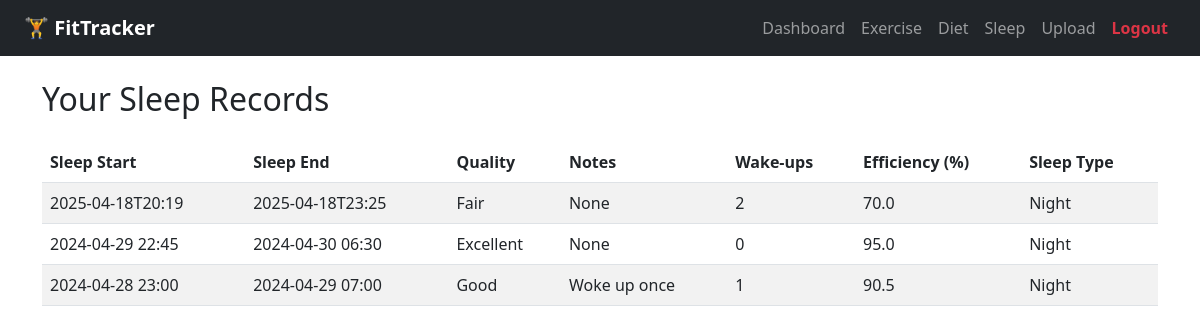
/records/sleep (signed in), run on the app's committed database.
### app/models.py (models this page shows)
class SleepEntry(db.Model):
    id = db.Column(db.Integer, primary_key=True)
    user_id = db.Column(db.Integer, db.ForeignKey('user.id'))
    sleep_start = db.Column(db.String(50))
    sleep_end = db.Column(db.String(50))
    sleep_quality = db.Column(db.String(50))
    wake_ups = db.Column(db.Integer)
    efficiency = db.Column(db.Float)
    sleep_type = db.Column(db.String(20))
    notes = db.Column(db.Text)

### app/routes.py (the view)
@main.route("/records/sleep")
def sleep_records():
    if "user_id" not in session:
        return redirect(url_for("main.login"))
    user_id = session["user_id"]
    records = SleepEntry.query.filter_by(user_id=user_id).order_by(SleepEntry.sleep_start.desc()).all()
    return render_template("sleep_records.html", records=records)

### app/templates/sleep_records.html (shortened to what this page needs)
{% extends "base.html" %}
{% block content %}
<h2 class="mb-4">Your Sleep Records</h2>
  <table class="table table-striped">
    <thead>
      <tr>
        <th>Sleep Start</th>
        <th>Sleep End</th>
        <th>Quality</th>
        <th>Notes</th>
        <th>Wake-ups</th>
        <th>Efficiency (%)</th>
        <th>Sleep Type</th>
      </tr>
    </thead>
    <tbody>
      {% for entry in records %}
      <tr>
        <td>{{ entry.sleep_start }}</td>
        <td>{{ entry.sleep_end }}</td>
        <td>{{ entry.sleep_quality }}</td>
        <td>{{ entry.notes }}</td>
        <td>{{ entry.wake_ups }}</td>
        <td>{{ entry.efficiency }}</td>
        <td>{{ entry.sleep_type }}</td>
      </tr>
      {% endfor %}
    </tbody>
  </table>
</div>
{% endblock %}

### data on the page
SleepEntry: sleep_start "2025-04-18T20:19", sleep_end "2025-04-18T23:25", sleep_quality "Fair", notes "None", wake_ups "2", efficiency "70.0", sleep_type "Night"
SleepEntry: sleep_start "2024-04-29 22:45", sleep_end "2024-04-30 06:30", sleep_quality "Excellent", notes "None", wake_ups "0", efficiency "95.0", sleep_type "Night"
SleepEntry: sleep_start "2024-04-28 23:00", sleep_end "2024-04-29 07:00", sleep_quality "Good", notes "Woke up once", wake_ups "1", efficiency "90.5", sleep_type "Night"
